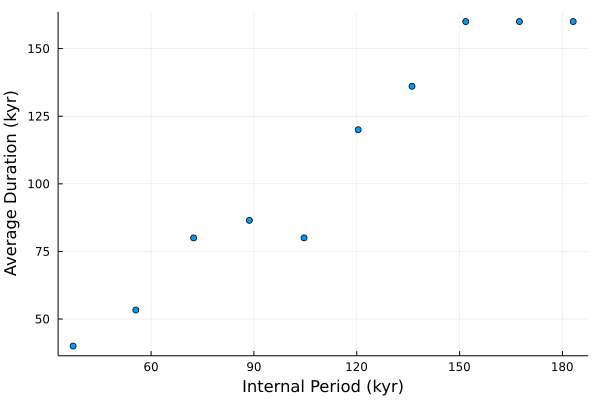

Reproduce this figure in Julia.
using DifferentialEquations
using Plots
using Statistics

#Note: must either include or run find_periodicity_and_amplitude.jl to run this file
function get_problem(p, u0, t)
    #Define sigmoidal function
    function S(z, z0)
        return atan(pi*z/(2*z0))*2/pi
    end

    #Function of our differential equation
    function f!(du, u, p, t)
        #Create k value including external forcing
        k = p[2]*(1 + p[4] * cos(2 * pi * t / 40000))
        du[1] = p[1]*(1 + p[5]*S(u[1]-2, 0.1)) - k * u[1] * exp(u[2])
        du[2] = k * u[1] - p[3]
    end
    prob = ODEProblem(f!, u0, t, p);
    return prob
end

function find_devils_staircase()
tspan = (0.0, 10.0^8);

gamma_range = 0.06:0.01:0.15;
internal_period = Array{Float64}(undef, length(gamma_range));

for ii in 1:length(gamma_range)
#p = [I, k, M, alpha, gamma]
p = [4*10^(-6), 0.05, 0.1, 0, gamma_range[ii]];
#u0 = [A0, P0]
u0 = [2, log(10^(-3))];
prob = get_problem(p, u0, tspan)
#Solve ODE with high tolerance and accurate solver for stiff differential equations
sol = solve(prob, KenCarp58(), maxiters=10^(10), reltol=10^(-16), abstol=10^(-16));
(p, a, t) = get_amp_period_and_time(sol);
internal_period[ii] = mean(p[(length(p)-50):length(p)]);
end

avg_duration = Array{Float64}(undef, length(gamma_range));

for ii in 1:length(gamma_range)
#p = [I, k, M, alpha, gamma]
p = [4*10^(-6), 0.05, 0.1, 0.003, gamma_range[ii]];
#u0 = [A0, P0]
u0 = [2, log(10^(-3))];
prob = get_problem(p, u0, tspan)
#Solve ODE with high tolerance and accurate solver for stiff differential equations
sol = solve(prob, KenCarp58(), maxiters=10^(10), reltol=10^(-16), abstol=10^(-16));
(p, a, t) = get_amp_period_and_time(sol);
avg_duration[ii] = mean(p[(length(p)-50):length(p)]);
end

#Devil's staircase for alpha = 0.003
scatter(internal_period./1000, avg_duration./1000 , legend=false)
xlabel!("Internal Period (kyr)")
ylabel!("Average Duration (kyr)")
savefig("example_devils_staircase.png")
end

find_devils_staircase()
